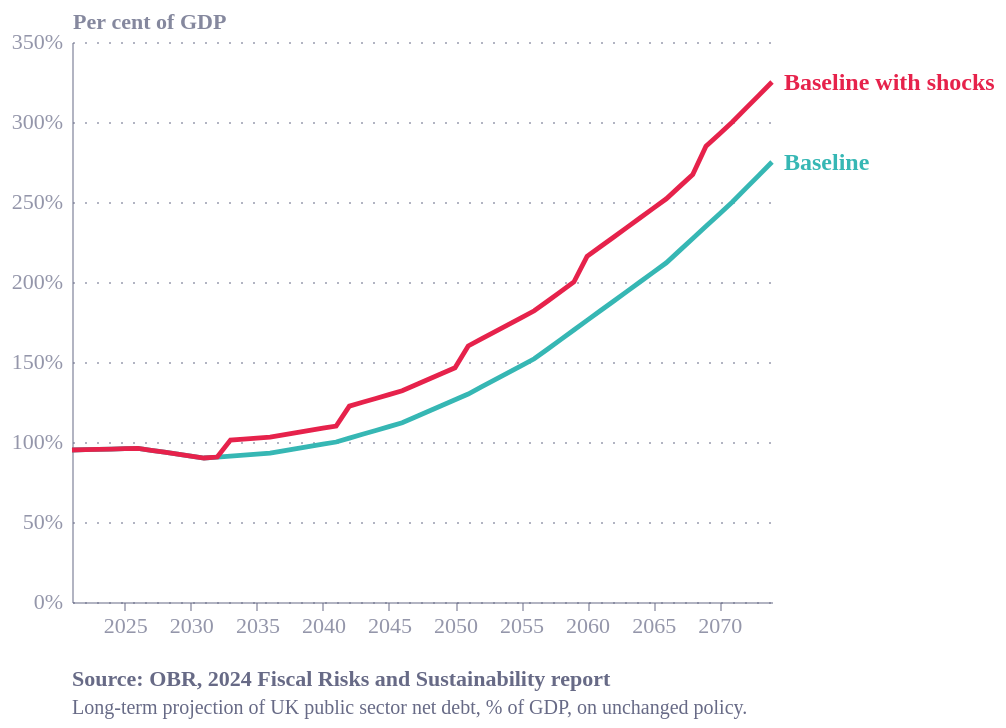

This figure's Vega-Lite source:
### Vega-Lite specification from a JSON file in a GitHub repository (floating-point values rounded to 4 significant figures)
{"config": {"font": "Circular Std", "text": {"color": "#676A86", "align": "left", "baseline": "middle", "dx": 7, "dy": 0, "fontSize": 11}, "view": {"stroke": "transparent", "continuousWidth": 400, "continuousHeight": 300, "discreteWidth": 400, "discreteHeight": 300, "fill": "transparent"}, "range": {"category": ["#36B7B4", "#E6224B", "#F4C245", "#0063AF", "#00A767", "#179FDB", "#EB5C2E"], "diverging": ["#E6224B", "#E54753", "#C9C9C9", "#179FDB", "#122B39"], "heatmap": ["#C9C9C9", "#179FDB", "#0063AF", "#122B39"], "ordinal": ["#00A767", "#36B7B4", "#179FDB", "#0063AF", "#243B5A"]}, "bar": {"color": "#179fdb"}, "line": {"color": "#e6224b"}, "rule": {"color": "#676A86"}, "area": {"opacity": 0.3}, "point": {"filled": true, "size": 80, "color": "#e6224b", "opacity": 0.95}, "geoshape": {"stroke": "white", "strokeWidth": 0.3}, "rect": {"fill": "#d6d4d4", "opacity": 0.3}, "axis": {"labelColor": "#676A86", "labelFontSize": 11, "labelFont": "Circular Std", "labelOpacity": 0.7, "tickColor": "#676A86", "tickOpacity": 0.5, "domainColor": "#676A86", "domainOpacity": 0.5, "gridColor": "#676A86", "gridDash": [2, 2], "gridOpacity": 0.5, "title": null, "titleColor": "#676A86", "titleOpacity": 0.8, "tickSize": 4}, "axisXDiscrete": {"grid": false, "labelAngle": 0, "tickCount": 10, "tickOpacity": 0.5, "title": null}, "axisYDiscrete": {"ticks": false, "labelPadding": 5}, "axisXTemporal": {"grid": false, "ticks": true}, "axisXQuantitative": {"grid": true}, "axisYQuantitative": {"gridColor": "#676A86", "gridDash": [1, 5], "gridOpacity": 0.5, "ticks": false, "labelPadding": 5, "tickCount": 8, "titleAngle": 0, "titleAlign": "left", "titleBaseline": "bottom", "titleX": 0, "titleY": -5}, "title": {"color": "#676A86E6", "subtitleColor": "#676A86", "font": "Circular Std", "subtitleFont": "Circular Std", "anchor": "start", "fontSize": 14, "subtitleFontSize": 12, "subtitlePadding": 4, "offset": 0, "frame": "group"}, "legend": {"titleColor": "#122b39", "title": null, "labelColor": "#122b39", "labelFontSize": 11}, "background": "white"}, "layer": [{"mark": {"type": "line", "strokeWidth": 2.4}, "encoding": {"color": {"field": "scenario", "legend": null, "type": "nominal"}, "detail": {"field": "scenario", "type": "nominal"}, "x": {"axis": {"format": "%Y", "tickCount": 8}, "field": "date", "title": null, "type": "temporal"}, "y": {"axis": {"labelExpr": "datum.label + '%'"}, "field": "pct", "scale": {"domain": [0, 350]}, "title": "Per cent of GDP", "type": "quantitative"}}}, {"mark": {"type": "text", "align": "left", "dx": 6, "fontSize": 12, "fontWeight": "bold"}, "encoding": {"color": {"field": "scenario", "legend": null, "type": "nominal"}, "text": {"aggregate": {"argmax": "date"}, "field": "scenario", "type": "nominal"}, "x": {"aggregate": "max", "field": "date", "type": "temporal"}, "y": {"aggregate": {"argmax": "date"}, "field": "pct", "type": "quantitative"}}}], "data": {"name": "data-5f188909d40c042d2d02b73467b7c3e5"}, "height": 280, "title": {"text": "Source: OBR, 2024 Fiscal Risks and Sustainability report", "anchor": "start", "color": "#676A86", "dy": 12, "fontSize": 11, "orient": "bottom", "subtitle": ["Long-term projection of UK public sector net debt, % of GDP, on unchanged policy."], "subtitleColor": "#676A86", "subtitleFontSize": 10}, "width": 350, "$schema": "https://vega.github.io/schema/vega-lite/v6.4.1.json", "datasets": {"data-5f188909d40c042d2d02b73467b7c3e5": [{"year": 2021, "pct": 95.0, "scenario": "Baseline", "date": "2021-01-01T00:00:00"}, {"year": 2021, "pct": 95.0, "scenario": "Baseline with shocks", "date": "2021-01-01T00:00:00"}, {"year": 2022, "pct": 95.2, "scenario": "Baseline", "date": "2022-01-01T00:00:00"}, {"year": 2022, "pct": 95.2, "scenario": "Baseline with shocks", "date": "2022-01-01T00:00:00"}, {"year": 2023, "pct": 95.4, "scenario": "Baseline", "date": "2023-01-01T00:00:00"}, {"year": 2023, "pct": 95.4, "scenario": "Baseline with shocks", "date": "2023-01-01T00:00:00"}, {"year": 2024, "pct": 95.6, "scenario": "Baseline", "date": "2024-01-01T00:00:00"}, {"year": 2024, "pct": 95.6, "scenario": "Baseline with shocks", "date": "2024-01-01T00:00:00"}, {"year": 2025, "pct": 95.8, "scenario": "Baseline", "date": "2025-01-01T00:00:00"}, {"year": 2025, "pct": 95.8, "scenario": "Baseline with shocks", "date": "2025-01-01T00:00:00"}, {"year": 2026, "pct": 96.0, "scenario": "Baseline", "date": "2026-01-01T00:00:00"}, {"year": 2026, "pct": 96.0, "scenario": "Baseline with shocks", "date": "2026-01-01T00:00:00"}, {"year": 2027, "pct": 94.8, "scenario": "Baseline", "date": "2027-01-01T00:00:00"}, {"year": 2027, "pct": 94.8, "scenario": "Baseline with shocks", "date": "2027-01-01T00:00:00"}, {"year": 2028, "pct": 93.6, "scenario": "Baseline", "date": "2028-01-01T00:00:00"}, {"year": 2028, "pct": 93.6, "scenario": "Baseline with shocks", "date": "2028-01-01T00:00:00"}, {"year": 2029, "pct": 92.4, "scenario": "Baseline", "date": "2029-01-01T00:00:00"}, {"year": 2029, "pct": 92.4, "scenario": "Baseline with shocks", "date": "2029-01-01T00:00:00"}, {"year": 2030, "pct": 91.2, "scenario": "Baseline", "date": "2030-01-01T00:00:00"}, {"year": 2030, "pct": 91.2, "scenario": "Baseline with shocks", "date": "2030-01-01T00:00:00"}, {"year": 2031, "pct": 90.0, "scenario": "Baseline", "date": "2031-01-01T00:00:00"}, {"year": 2031, "pct": 90.0, "scenario": "Baseline with shocks", "date": "2031-01-01T00:00:00"}, {"year": 2032, "pct": 90.6, "scenario": "Baseline", "date": "2032-01-01T00:00:00"}, {"year": 2032, "pct": 90.6, "scenario": "Baseline with shocks", "date": "2032-01-01T00:00:00"}, {"year": 2033, "pct": 91.2, "scenario": "Baseline", "date": "2033-01-01T00:00:00"}, {"year": 2033, "pct": 101.2, "scenario": "Baseline with shocks", "date": "2033-01-01T00:00:00"}, {"year": 2034, "pct": 91.8, "scenario": "Baseline", "date": "2034-01-01T00:00:00"}, {"year": 2034, "pct": 101.8, "scenario": "Baseline with shocks", "date": "2034-01-01T00:00:00"}, {"year": 2035, "pct": 92.4, "scenario": "Baseline", "date": "2035-01-01T00:00:00"}, {"year": 2035, "pct": 102.4, "scenario": "Baseline with shocks", "date": "2035-01-01T00:00:00"}, {"year": 2036, "pct": 93.0, "scenario": "Baseline", "date": "2036-01-01T00:00:00"}, {"year": 2036, "pct": 103.0, "scenario": "Baseline with shocks", "date": "2036-01-01T00:00:00"}, {"year": 2037, "pct": 94.4, "scenario": "Baseline", "date": "2037-01-01T00:00:00"}, {"year": 2037, "pct": 104.4, "scenario": "Baseline with shocks", "date": "2037-01-01T00:00:00"}, {"year": 2038, "pct": 95.8, "scenario": "Baseline", "date": "2038-01-01T00:00:00"}, {"year": 2038, "pct": 105.8, "scenario": "Baseline with shocks", "date": "2038-01-01T00:00:00"}, {"year": 2039, "pct": 97.2, "scenario": "Baseline", "date": "2039-01-01T00:00:00"}, {"year": 2039, "pct": 107.2, "scenario": "Baseline with shocks", "date": "2039-01-01T00:00:00"}, {"year": 2040, "pct": 98.6, "scenario": "Baseline", "date": "2040-01-01T00:00:00"}, {"year": 2040, "pct": 108.6, "scenario": "Baseline with shocks", "date": "2040-01-01T00:00:00"}, {"year": 2041, "pct": 100.0, "scenario": "Baseline", "date": "2041-01-01T00:00:00"}, {"year": 2041, "pct": 110.0, "scenario": "Baseline with shocks", "date": "2041-01-01T00:00:00"}, {"year": 2042, "pct": 102.4, "scenario": "Baseline", "date": "2042-01-01T00:00:00"}, {"year": 2042, "pct": 122.4, "scenario": "Baseline with shocks", "date": "2042-01-01T00:00:00"}, {"year": 2043, "pct": 104.8, "scenario": "Baseline", "date": "2043-01-01T00:00:00"}, {"year": 2043, "pct": 124.8, "scenario": "Baseline with shocks", "date": "2043-01-01T00:00:00"}, {"year": 2044, "pct": 107.2, "scenario": "Baseline", "date": "2044-01-01T00:00:00"}, {"year": 2044, "pct": 127.2, "scenario": "Baseline with shocks", "date": "2044-01-01T00:00:00"}, {"year": 2045, "pct": 109.6, "scenario": "Baseline", "date": "2045-01-01T00:00:00"}, {"year": 2045, "pct": 129.6, "scenario": "Baseline with shocks", "date": "2045-01-01T00:00:00"}, {"year": 2046, "pct": 112.0, "scenario": "Baseline", "date": "2046-01-01T00:00:00"}, {"year": 2046, "pct": 132.0, "scenario": "Baseline with shocks", "date": "2046-01-01T00:00:00"}, {"year": 2047, "pct": 115.6, "scenario": "Baseline", "date": "2047-01-01T00:00:00"}, {"year": 2047, "pct": 135.6, "scenario": "Baseline with shocks", "date": "2047-01-01T00:00:00"}, {"year": 2048, "pct": 119.2, "scenario": "Baseline", "date": "2048-01-01T00:00:00"}, {"year": 2048, "pct": 139.2, "scenario": "Baseline with shocks", "date": "2048-01-01T00:00:00"}, {"year": 2049, "pct": 122.8, "scenario": "Baseline", "date": "2049-01-01T00:00:00"}, {"year": 2049, "pct": 142.8, "scenario": "Baseline with shocks", "date": "2049-01-01T00:00:00"}, {"year": 2050, "pct": 126.4, "scenario": "Baseline", "date": "2050-01-01T00:00:00"}, {"year": 2050, "pct": 146.4, "scenario": "Baseline with shocks", "date": "2050-01-01T00:00:00"}, {"year": 2051, "pct": 130.0, "scenario": "Baseline", "date": "2051-01-01T00:00:00"}, {"year": 2051, "pct": 160.0, "scenario": "Baseline with shocks", "date": "2051-01-01T00:00:00"}, {"year": 2052, "pct": 134.4, "scenario": "Baseline", "date": "2052-01-01T00:00:00"}, {"year": 2052, "pct": 164.4, "scenario": "Baseline with shocks", "date": "2052-01-01T00:00:00"}, {"year": 2053, "pct": 138.8, "scenario": "Baseline", "date": "2053-01-01T00:00:00"}, {"year": 2053, "pct": 168.8, "scenario": "Baseline with shocks", "date": "2053-01-01T00:00:00"}, {"year": 2054, "pct": 143.2, "scenario": "Baseline", "date": "2054-01-01T00:00:00"}, {"year": 2054, "pct": 173.2, "scenario": "Baseline with shocks", "date": "2054-01-01T00:00:00"}, {"year": 2055, "pct": 147.6, "scenario": "Baseline", "date": "2055-01-01T00:00:00"}, {"year": 2055, "pct": 177.6, "scenario": "Baseline with shocks", "date": "2055-01-01T00:00:00"}, {"year": 2056, "pct": 152.0, "scenario": "Baseline", "date": "2056-01-01T00:00:00"}, {"year": 2056, "pct": 182.0, "scenario": "Baseline with shocks", "date": "2056-01-01T00:00:00"}, {"year": 2057, "pct": 158.0, "scenario": "Baseline", "date": "2057-01-01T00:00:00"}, {"year": 2057, "pct": 188.0, "scenario": "Baseline with shocks", "date": "2057-01-01T00:00:00"}, {"year": 2058, "pct": 164.0, "scenario": "Baseline", "date": "2058-01-01T00:00:00"}, {"year": 2058, "pct": 194.0, "scenario": "Baseline with shocks", "date": "2058-01-01T00:00:00"}, {"year": 2059, "pct": 170.0, "scenario": "Baseline", "date": "2059-01-01T00:00:00"}, {"year": 2059, "pct": 200.0, "scenario": "Baseline with shocks", "date": "2059-01-01T00:00:00"}, {"year": 2060, "pct": 176.0, "scenario": "Baseline", "date": "2060-01-01T00:00:00"}, {"year": 2060, "pct": 216.0, "scenario": "Baseline with shocks", "date": "2060-01-01T00:00:00"}, {"year": 2061, "pct": 182.0, "scenario": "Baseline", "date": "2061-01-01T00:00:00"}, {"year": 2061, "pct": 222.0, "scenario": "Baseline with shocks", "date": "2061-01-01T00:00:00"}, {"year": 2062, "pct": 188.0, "scenario": "Baseline", "date": "2062-01-01T00:00:00"}, {"year": 2062, "pct": 228.0, "scenario": "Baseline with shocks", "date": "2062-01-01T00:00:00"}, {"year": 2063, "pct": 194.0, "scenario": "Baseline", "date": "2063-01-01T00:00:00"}, {"year": 2063, "pct": 234.0, "scenario": "Baseline with shocks", "date": "2063-01-01T00:00:00"}, {"year": 2064, "pct": 200.0, "scenario": "Baseline", "date": "2064-01-01T00:00:00"}, {"year": 2064, "pct": 240.0, "scenario": "Baseline with shocks", "date": "2064-01-01T00:00:00"}, {"year": 2065, "pct": 206.0, "scenario": "Baseline", "date": "2065-01-01T00:00:00"}, {"year": 2065, "pct": 246.0, "scenario": "Baseline with shocks", "date": "2065-01-01T00:00:00"}, {"year": 2066, "pct": 212.0, "scenario": "Baseline", "date": "2066-01-01T00:00:00"}, {"year": 2066, "pct": 252.0, "scenario": "Baseline with shocks", "date": "2066-01-01T00:00:00"}, {"year": 2067, "pct": 219.6, "scenario": "Baseline", "date": "2067-01-01T00:00:00"}, {"year": 2067, "pct": 259.6, "scenario": "Baseline with shocks", "date": "2067-01-01T00:00:00"}, {"year": 2068, "pct": 227.2, "scenario": "Baseline", "date": "2068-01-01T00:00:00"}, {"year": 2068, "pct": 267.2, "scenario": "Baseline with shocks", "date": "2068-01-01T00:00:00"}, {"year": 2069, "pct": 234.8, "scenario": "Baseline", "date": "2069-01-01T00:00:00"}, {"year": 2069, "pct": 284.8, "scenario": "Baseline with shocks", "date": "2069-01-01T00:00:00"}, {"year": 2070, "pct": 242.4, "scenario": "Baseline", "date": "2070-01-01T00:00:00"}, {"year": 2070, "pct": 292.4, "scenario": "Baseline with shocks", "date": "2070-01-01T00:00:00"}, {"year": 2071, "pct": 250.0, "scenario": "Baseline", "date": "2071-01-01T00:00:00"}, {"year": 2071, "pct": 300.0, "scenario": "Baseline with shocks", "date": "2071-01-01T00:00:00"}, {"year": 2072, "pct": 258.3, "scenario": "Baseline", "date": "2072-01-01T00:00:00"}, {"year": 2072, "pct": 308.3, "scenario": "Baseline with shocks", "date": "2072-01-01T00:00:00"}, {"year": 2073, "pct": 266.7, "scenario": "Baseline", "date": "2073-01-01T00:00:00"}, {"year": 2073, "pct": 316.7, "scenario": "Baseline with shocks", "date": "2073-01-01T00:00:00"}, {"year": 2074, "pct": 275.0, "scenario": "Baseline", "date": "2074-01-01T00:00:00"}, {"year": 2074, "pct": 325.0, "scenario": "Baseline with shocks", "date": "2074-01-01T00:00:00"}]}}
